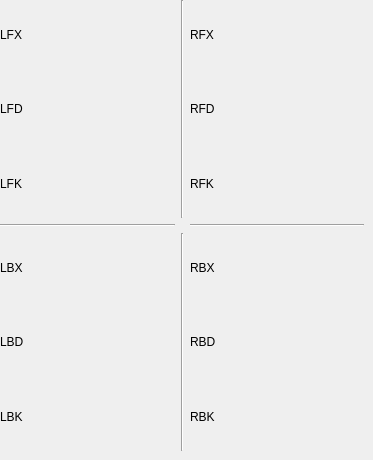
    <widget class="QWidget" name="tab_2">
     <attribute name="title">
      <string>液压缸位移</string>
     </attribute>
     <widget class="QWidget" name="layoutWidget_7">
      <property name="geometry">
       <rect>
        <x>0</x>
        <y>0</y>
        <width>364</width>
        <height>451</height>
       </rect>
      </property>
      <layout class="QGridLayout" name="gridLayout_28">
       <item row="0" column="2">
        <layout class="QGridLayout" name="gridLayout_29">
         <item row="3" column="1">
          <spacer name="horizontalSpacer_83">
           <property name="orientation">
            <enum>Qt::Horizontal</enum>
           </property>
           <property name="sizeHint" stdset="0">
            <size>
             <width>120</width>
             <height>0</height>
            </size>
           </property>
          </spacer>
         </item>
         <item row="1" column="0">
          <widget class="QLabel" name="label_70">
           <property name="text">
            <string>RFD</string>
           </property>
          </widget>
         </item>
         <item row="0" column="0">
          <widget class="QLabel" name="label_71">
           <property name="text">
            <string>RFX</string>
           </property>
          </widget>
         </item>
         <item row="2" column="0">
          <widget class="QLabel" name="label_72">
           <property name="text">
            <string>RFK</string>
           </property>
          </widget>
         </item>
         <item row="0" column="2">
          <spacer name="verticalSpacer_21">
           <property name="orientation">
            <enum>Qt::Vertical</enum>
           </property>
           <property name="sizeHint" stdset="0">
            <size>
             <width>0</width>
             <height>60</height>
            </size>
           </property>
          </spacer>
         </item>
         <item row="2" column="2">
          <spacer name="verticalSpacer_22">
           <property name="orientation">
            <enum>Qt::Vertical</enum>
           </property>
           <property name="sizeHint" stdset="0">
            <size>
             <width>0</width>
             <height>60</height>
            </size>
           </property>
          </spacer>
         </item>
         <item row="1" column="2">
          <spacer name="verticalSpacer_23">
           <property name="orientation">
            <enum>Qt::Vertical</enum>
           </property>
           <property name="sizeHint" stdset="0">
            <size>
             <width>0</width>
             <height>60</height>
            </size>
           </property>
          </spacer>
         </item>
         <item row="0" column="1">
          <widget class="MplWidget" name="widget_14" native="true">
           <property name="autoFillBackground">
            <bool>false</bool>
           </property>
          </widget>
         </item>
         <item row="1" column="1">
          <widget class="MplWidget" name="widget_16" native="true">
           <property name="autoFillBackground">
            <bool>false</bool>
           </property>
          </widget>
         </item>
         <item row="2" column="1">
          <widget class="MplWidget" name="widget_17" native="true">
           <property name="autoFillBackground">
            <bool>false</bool>
           </property>
          </widget>
         </item>
        </layout>
       </item>
       <item row="2" column="1">
        <widget class="Line" name="line_60">
         <property name="orientation">
          <enum>Qt::Vertical</enum>
         </property>
        </widget>
       </item>
       <item row="0" column="1">
        <widget class="Line" name="line_61">
         <property name="orientation">
          <enum>Qt::Vertical</enum>
         </property>
        </widget>
       </item>
       <item row="1" column="0">
        <widget class="Line" name="line_62">
         <property name="orientation">
          <enum>Qt::Horizontal</enum>
         </property>
        </widget>
       </item>
       <item row="2" column="0">
        <layout class="QGridLayout" name="gridLayout_19">
         <item row="3" column="1">
          <spacer name="horizontalSpacer_74">
           <property name="orientation">
            <enum>Qt::Horizontal</enum>
           </property>
           <property name="sizeHint" stdset="0">
            <size>
             <width>120</width>
             <height>0</height>
            </size>
           </property>
          </spacer>
         </item>
         <item row="0" column="0">
          <widget class="QLabel" name="label_73">
           <property name="text">
            <string>LBX</string>
           </property>
          </widget>
         </item>
         <item row="2" column="0">
          <widget class="QLabel" name="label_74">
           <property name="text">
            <string>LBK</string>
           </property>
          </widget>
         </item>
         <item row="1" column="0">
          <widget class="QLabel" name="label_75">
           <property name="text">
            <string>LBD</string>
           </property>
          </widget>
         </item>
         <item row="1" column="2">
          <spacer name="verticalSpacer_24">
           <property name="orientation">
            <enum>Qt::Vertical</enum>
           </property>
           <property name="sizeHint" stdset="0">
            <size>
             <width>0</width>
             <height>60</height>
            </size>
           </property>
          </spacer>
         </item>
         <item row="2" column="2">
          <spacer name="verticalSpacer_25">
           <property name="orientation">
            <enum>Qt::Vertical</enum>
           </property>
           <property name="sizeHint" stdset="0">
            <size>
             <width>0</width>
             <height>60</height>
            </size>
           </property>
          </spacer>
         </item>
         <item row="0" column="2">
          <spacer name="verticalSpacer_26">
           <property name="orientation">
            <enum>Qt::Vertical</enum>
           </property>
           <property name="sizeHint" stdset="0">
            <size>
             <width>0</width>
             <height>60</height>
            </size>
           </property>
          </spacer>
         </item>
         <item row="0" column="1">
          <widget class="MplWidget" name="widget_18" native="true">
           <property name="autoFillBackground">
            <bool>false</bool>
           </property>
          </widget>
         </item>
         <item row="1" column="1">
          <widget class="MplWidget" name="widget_19" native="true">
           <property name="autoFillBackground">
            <bool>false</bool>
           </property>
          </widget>
         </item>
         <item row="2" column="1">
          <widget class="MplWidget" name="widget_20" native="true">
           <property name="autoFillBackground">
            <bool>false</bool>
           </property>
          </widget>
         </item>
        </layout>
       </item>
       <item row="1" column="2">
        <widget class="Line" name="line_63">
         <property name="orientation">
          <enum>Qt::Horizontal</enum>
         </property>
        </widget>
       </item>
       <item row="2" column="2">
        <layout class="QGridLayout" name="gridLayout_30">
         <item row="3" column="1">
          <spacer name="horizontalSpacer_80">
           <property name="orientation">
            <enum>Qt::Horizontal</enum>
           </property>
           <property name="sizeHint" stdset="0">
            <size>
             <width>120</width>
             <height>0</height>
            </size>
           </property>
          </spacer>
         </item>
         <item row="0" column="0">
          <widget class="QLabel" name="label_76">
           <property name="text">
            <string>RBX</string>
           </property>
          </widget>
         </item>
         <item row="2" column="0">
          <widget class="QLabel" name="label_77">
           <property name="text">
            <string>RBK</string>
           </property>
          </widget>
         </item>
         <item row="1" column="0">
          <widget class="QLabel" name="label_78">
           <property name="text">
            <string>RBD</string>
           </property>
          </widget>
         </item>
         <item row="1" column="2">
          <spacer name="verticalSpacer_27">
           <property name="orientation">
            <enum>Qt::Vertical</enum>
           </property>
           <property name="sizeHint" stdset="0">
            <size>
             <width>0</width>
             <height>60</height>
            </size>
           </property>
          </spacer>
         </item>
         <item row="0" column="2">
          <spacer name="verticalSpacer_28">
           <property name="orientation">
            <enum>Qt::Vertical</enum>
           </property>
           <property name="sizeHint" stdset="0">
            <size>
             <width>0</width>
             <height>60</height>
            </size>
           </property>
          </spacer>
         </item>
         <item row="2" column="2">
          <spacer name="verticalSpacer_29">
           <property name="orientation">
            <enum>Qt::Vertical</enum>
           </property>
           <property name="sizeHint" stdset="0">
            <size>
             <width>0</width>
             <height>40</height>
            </size>
           </property>
          </spacer>
         </item>
         <item row="0" column="1">
          <widget class="MplWidget" name="widget_21" native="true">
           <property name="autoFillBackground">
            <bool>false</bool>
           </property>
          </widget>
         </item>
         <item row="1" column="1">
          <widget class="MplWidget" name="widget_22" native="true">
           <property name="autoFillBackground">
            <bool>false</bool>
           </property>
          </widget>
         </item>
         <item row="2" column="1">
          <widget class="MplWidget" name="widget_23" native="true"/>
         </item>
        </layout>
       </item>
       <item row="0" column="0">
        <layout class="QGridLayout" name="gridLayout_31">
         <item row="0" column="0">
          <widget class="QLabel" name="label_79">
           <property name="text">
            <string>LFX</string>
           </property>
          </widget>
         </item>
         <item row="1" column="0">
          <widget class="QLabel" name="label_36">
           <property name="text">
            <string>LFD</string>
           </property>
          </widget>
         </item>
         <item row="2" column="0">
          <widget class="QLabel" name="label_80">
           <property name="text">
            <string>LFK</string>
           </property>
          </widget>
         </item>
         <item row="3" column="1">
          <spacer name="horizontalSpacer_77">
           <property name="orientation">
            <enum>Qt::Horizontal</enum>
           </property>
           <property name="sizeHint" stdset="0">
            <size>
             <width>120</width>
             <height>0</height>
            </size>
           </property>
          </spacer>
         </item>
         <item row="1" column="2">
          <spacer name="verticalSpacer_30">
           <property name="orientation">
            <enum>Qt::Vertical</enum>
           </property>
           <property name="sizeHint" stdset="0">
            <size>
             <width>0</width>
             <height>60</height>
            </size>
           </property>
          </spacer>
         </item>
         <item row="2" column="2">
          <spacer name="verticalSpacer_31">
           <property name="orientation">
            <enum>Qt::Vertical</enum>
           </property>
           <property name="sizeHint" stdset="0">
            <size>
             <width>0</width>
             <height>60</height>
            </size>
           </property>
          </spacer>
         </item>
         <item row="0" column="2">
          <spacer name="verticalSpacer_32">
           <property name="orientation">
            <enum>Qt::Vertical</enum>
           </property>
           <property name="sizeHint" stdset="0">
            <size>
             <width>0</width>
             <height>60</height>
            </size>
           </property>
          </spacer>
         </item>
         <item row="0" column="1">
          <widget class="MplWidget" name="widget_24" native="true">
           <property name="autoFillBackground">
            <bool>false</bool>
           </property>
          </widget>
         </item>
         <item row="1" column="1">
          <widget class="MplWidget" name="widget_25" native="true">
           <property name="autoFillBackground">
            <bool>false</bool>
           </property>
          </widget>
         </item>
         <item row="2" column="1">
          <widget class="MplWidget" name="widget_26" native="true">
           <property name="autoFillBackground">
            <bool>false</bool>
           </property>
          </widget>
         </item>
        </layout>
       </item>
      </layout>
     </widget>
    </widget>
